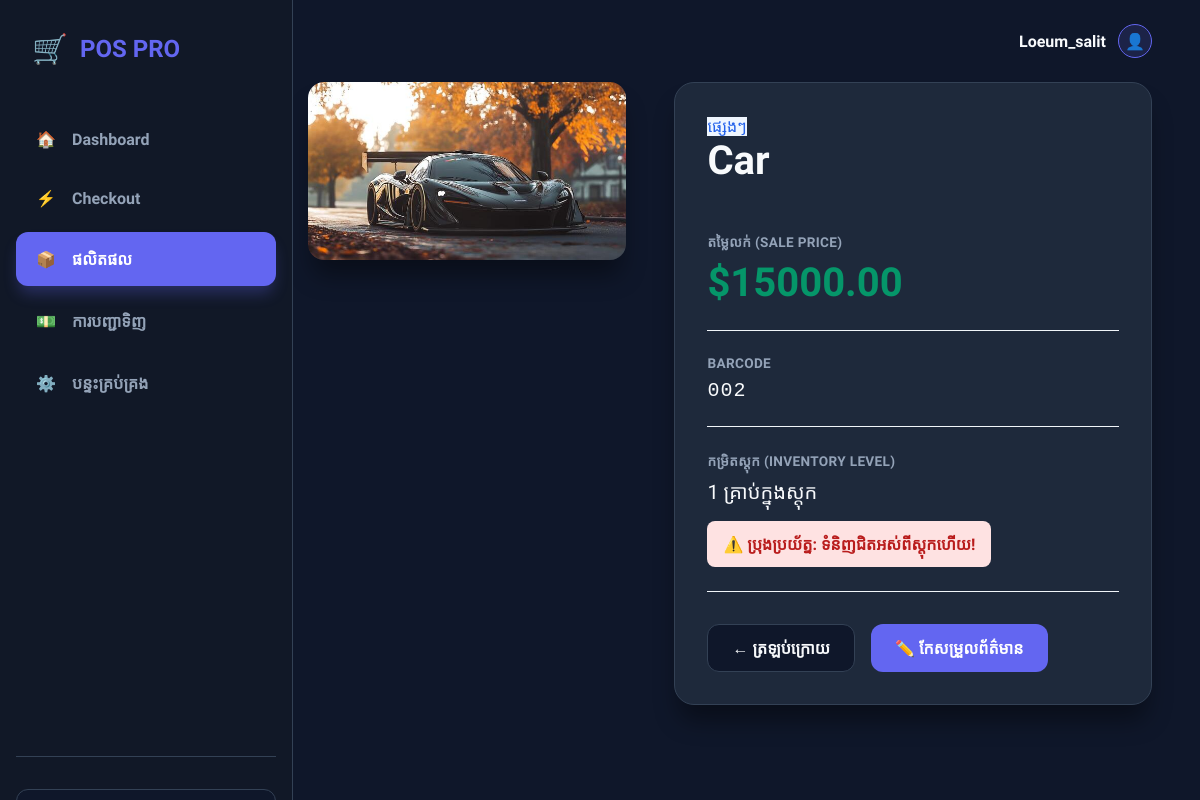
Page /sales/products/2/ (signed in) on the committed database.
### sales/models.py (models this page shows, shortened)
class Product(models.Model):
    CATEGORY_CHOICES = [
        ('food',        'អាហារ និងភេសជ្ជៈ'),
        ('electronics', 'អេឡិចត្រូនិក'),
        ('clothing',    'សម្លៀកបំពាក់'),
        ('household',   'គ្រឿងសង្ហារឹម'),
        ('other',       'ផ្សេងៗ'),
    ]
    name       = models.CharField(max_length=200)
    category   = models.CharField(max_length=20, choices=CATEGORY_CHOICES)
    price      = models.DecimalField(max_digits=8, decimal_places=2)   # ឧ. 12.99
    stock      = models.PositiveIntegerField(default=0)                # ចំនួនក្នុងស្តុក
    barcode    = models.CharField(max_length=50, unique=True, blank=True)
    is_active  = models.BooleanField(default=True)                     # លាក់ទំនិញឈប់លក់
    image      = models.ImageField(upload_to='products/', blank=True, null=True)
    class Meta:
        ordering = ['name']

### sales/views.py (the view)
# urls.py: path('products/<int:pk>/', views.product_detail, name='product_detail'),
@login_required
def product_detail(request, pk):
    product = get_object_or_404(Product, pk=pk)
    return render(request, 'sales/product_detail.html', {'product': product})

### sales/templates/sales/product_detail.html (shortened to what this page needs)
{% extends 'base.html' %}
{% block content %}
<div class="product-detail-container">
    <div class="product-image">
        {% if product.image %}
            <img src="{{ product.image.url }}" alt="{{ product.name }}" style="width: 100%; border-radius: 16px; box-shadow: var(--shadow);">
        {% else %}
            <div class="product-image-placeholder">
                📦
            </div>
        {% endif %}
    </div>
    <div class="card">
        <span class="badge" style="background: #eff6ff; color: #2563eb; margin-bottom: 1rem;">
            {{ product.get_category_display }}
        </span>
        <h1 style="margin: 0 0 1.5rem 0; font-size: 2.5rem;">{{ product.name }}</h1>
        <div class="detail-section">
            <span class="detail-label">តម្លៃលក់ (Sale Price)</span>
            <div class="price-display">${{ product.price|floatformat:2 }}</div>
        </div>
        <div class="detail-section">
            <span class="detail-label">Barcode</span>
            <div class="detail-value" style="font-family: monospace; letter-spacing: 1px;">
                {{ product.barcode|default:"មិនទាន់មាន Barcode" }}
            </div>
        </div>
        <div class="detail-section">
            <span class="detail-label">កម្រិតស្តុក (Inventory Level)</span>
            <div class="detail-value">
                {{ product.stock }} គ្រាប់ក្នុងស្តុក
            </div>
            {% if product.stock <= 10 %}
            <div class="stock-warning">
                ⚠️ ប្រុងប្រយ័ត្ន: ទំនិញជិតអស់ពីស្តុកហើយ!
            </div>
            {% endif %}
        </div>
        <div class="actions">
            <a href="/sales/products/" class="btn" style="background: var(--bg); color: var(--text-main); border: 1px solid var(--border);">
                ← ត្រឡប់ក្រោយ
            </a>
            <a href="/admin/sales/product/{{ product.id }}/change/" class="btn btn-primary" target="_blank">
                ✏️ កែសម្រួលព័ត៌មាន
            </a>
        </div>
    </div>
</div>
{% endblock %}

### rows in the picture
Product: image (picture), category "ផ្សេងៗ", name "Car", price "15000.00", barcode "002", stock "1"
